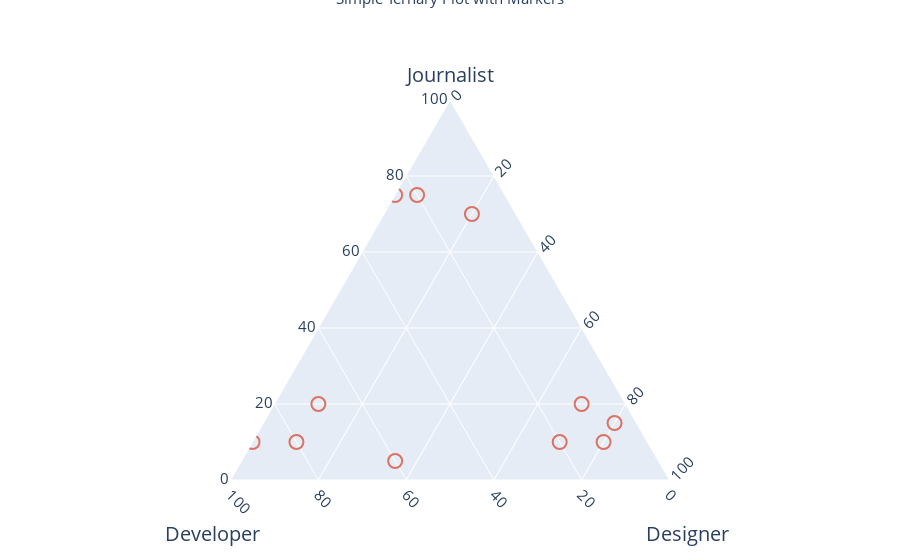

The notebook cell this image was saved under:
### Markdown cell above
## Ternary scatter plot with Plotly Graph Objects

### Code cell
rawData = [
    {'journalist':75,'developer':25,'designer':0,'label':'point 1'},
    {'journalist':70,'developer':10,'designer':20,'label':'point 2'},
    {'journalist':75,'developer':20,'designer':5,'label':'point 3'},
    {'journalist':5,'developer':60,'designer':35,'label':'point 4'},
    {'journalist':10,'developer':80,'designer':10,'label':'point 5'},
    {'journalist':10,'developer':90,'designer':0,'label':'point 6'},
    {'journalist':20,'developer':70,'designer':10,'label':'point 7'},
    {'journalist':10,'developer':20,'designer':70,'label':'point 8'},
    {'journalist':15,'developer':5,'designer':80,'label':'point 9'},
    {'journalist':10,'developer':10,'designer':80,'label':'point 10'},
    {'journalist':20,'developer':10,'designer':70,'label':'point 11'},
];

def makeAxis(title, tickangle):
    return {
      'title': title,
      'titlefont': { 'size': 20 },
      'tickangle': tickangle,
      'tickfont': { 'size': 15 },
      'tickcolor': 'rgba(0,0,0,0)',
      'ticklen': 5,
      'showline': True,
      'showgrid': True
    }

fig = go.Figure(go.Scatterternary({
    'mode': 'markers',
    'a': [i for i in map(lambda x: x['journalist'], rawData)],
    'b': [i for i in map(lambda x: x['developer'], rawData)],
    'c': [i for i in map(lambda x: x['designer'], rawData)],
    'text': [i for i in map(lambda x: x['label'], rawData)],
    'marker': {
        'symbol': 100,
        'color': '#DB7365',
        'size': 14,
        'line': { 'width': 2 }
    }
}))

fig.update_layout({
    'ternary': {
        'sum': 100,
        'aaxis': makeAxis('Journalist', 0),
        'baxis': makeAxis('<br>Developer', 45),
        'caxis': makeAxis('<br>Designer', -45)
    },
    'annotations': [{
      'showarrow': False,
      'text': 'Simple Ternary Plot with Markers',
        'x': 0.5,
        'y': 1.3,
        'font': { 'size': 15 }
    }]
})

fig.show()

### Figure 1 — Plotly figure (JSON) as saved in the notebook; plotly's stock layout.template omitted (floating-point values rounded to 4 significant figures)
{"data": [{"a": [75, 70, 75, 5, 10, 10, 20, 10, 15, 10, 20], "b": [25, 10, 20, 60, 80, 90, 70, 20, 5, 10, 10], "c": [0, 20, 5, 35, 10, 0, 10, 70, 80, 80, 70], "marker": {"color": "#DB7365", "line": {"width": 2}, "size": 14, "symbol": 100}, "mode": "markers", "text": ["point 1", "point 2", "point 3", "point 4", "point 5", "point 6", "point 7", "point 8", "point 9", "point 10", "point 11"], "type": "scatterternary"}], "layout": {"annotations": [{"font": {"size": 15}, "showarrow": false, "text": "Simple Ternary Plot with Markers", "x": 0.5, "y": 1.3}], "ternary": {"aaxis": {"showgrid": true, "showline": true, "tickangle": 0, "tickcolor": "rgba(0,0,0,0)", "tickfont": {"size": 15}, "ticklen": 5, "title": {"font": {"size": 20}, "text": "Journalist"}}, "baxis": {"showgrid": true, "showline": true, "tickangle": 45, "tickcolor": "rgba(0,0,0,0)", "tickfont": {"size": 15}, "ticklen": 5, "title": {"font": {"size": 20}, "text": "<br>Developer"}}, "caxis": {"showgrid": true, "showline": true, "tickangle": -45, "tickcolor": "rgba(0,0,0,0)", "tickfont": {"size": 15}, "ticklen": 5, "title": {"font": {"size": 20}, "text": "<br>Designer"}}, "sum": 100}}}
